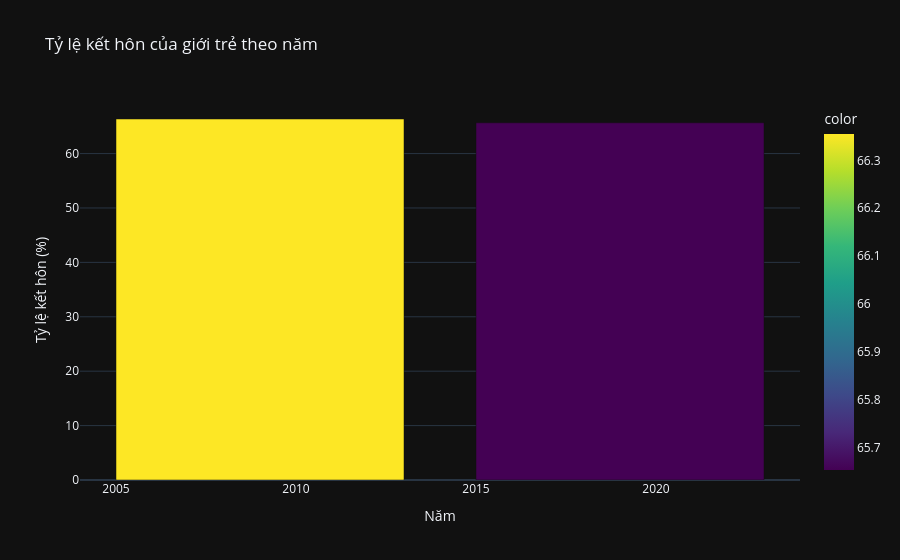

Notebook cell for this chart:
### Markdown cell above
## 4. Phân tích khám phá dữ liệu (EDA)

### Code cell
# Tỷ lệ kết hôn theo năm
marriage_by_year = df_youth.groupby('YEAR')['is_married'].mean() * 100

fig = px.bar(
    x=marriage_by_year.index,
    y=marriage_by_year.values,
    labels={'x': 'Năm', 'y': 'Tỷ lệ kết hôn (%)'},
    title='Tỷ lệ kết hôn của giới trẻ theo năm',
    color=marriage_by_year.values,
    color_continuous_scale='Viridis'
)
fig.update_layout(template='plotly_dark')
fig.show()

### Figure 1 — Plotly figure (JSON) as saved in the notebook; plotly's stock layout.template omitted (floating-point values rounded to 4 significant figures)
{"data": [{"hovertemplate": "Năm=%{x}<br>Tỷ lệ kết hôn (%)=%{y}<br>color=%{marker.color}<extra></extra>", "legendgroup": "", "marker": {"color": [66.35, 65.65], "coloraxis": "coloraxis", "pattern": {"shape": ""}}, "name": "", "orientation": "v", "showlegend": false, "textposition": "auto", "type": "bar", "x": [2009, 2019], "xaxis": "x", "y": [66.35, 65.65], "yaxis": "y"}], "layout": {"barmode": "relative", "coloraxis": {"colorbar": {"title": {"text": "color"}}, "colorscale": [[0, "#440154"], [0.1111, "#482878"], [0.2222, "#3e4989"], [0.3333, "#31688e"], [0.4444, "#26828e"], [0.5556, "#1f9e89"], [0.6667, "#35b779"], [0.7778, "#6ece58"], [0.8889, "#b5de2b"], [1, "#fde725"]]}, "legend": {"tracegroupgap": 0}, "title": {"text": "Tỷ lệ kết hôn của giới trẻ theo năm"}, "xaxis": {"anchor": "y", "domain": [0, 1], "title": {"text": "Năm"}}, "yaxis": {"anchor": "x", "domain": [0, 1], "title": {"text": "Tỷ lệ kết hôn (%)"}}}}
